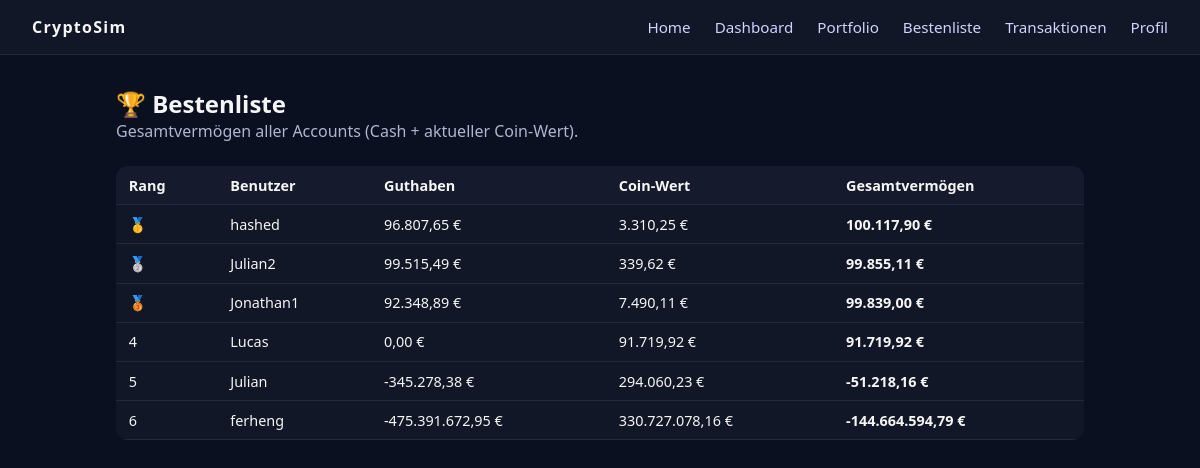
The app's page /leaderboard with its own data.
### tables this page shows
CREATE TABLE accounts (
        id INTEGER PRIMARY KEY AUTOINCREMENT,
        name TEXT UNIQUE NOT NULL,
        pw TEXT NOT NULL,
        created_at DATETIME DEFAULT CURRENT_TIMESTAMP
    );

### app.py (the view)
@app.route("/leaderboard")
def leaderboard():
    entries = portfolio_service.get_leaderboard()
    acc_id = session.get("acc_id")
    return render_template("leaderboard.html", entries=entries, current_acc_id=acc_id)

### app.py (called while the page is built)
@app.template_filter("eur")
def eur_format(value):
    try:
        return f"{value:,.2f} €".replace(",", "X").replace(".", ",").replace("X", ".")
    except Exception:
        return value

### models/database.py (called while the page is built)
    @staticmethod
    def get_connection():
        conn = sqlite3.connect(DB_PATH)
        conn.row_factory = sqlite3.Row
        return conn

### templates/leaderboard.html (shortened to what this page needs)
{% extends "base.html" %}
{% block content %}
<h2>🏆 Bestenliste</h2>
<p class="subtext" style="color:#b0b5d0;">
  Gesamtvermögen aller Accounts (Cash + aktueller Coin-Wert).
</p>
{% if entries %}
<table class="table leaderboard-table">
  <thead>
    <tr>
      <th>Rang</th>
      <th>Benutzer</th>
      <th>Guthaben</th>
      <th>Coin-Wert</th>
      <th>Gesamtvermögen</th>
    </tr>
  </thead>
  <tbody>
    {% for e in entries %}
    <tr class="{% if e.acc_id == current_acc_id %}leaderboard-self{% endif %}">
      <td>
        {% if e.rank == 1 %}🥇
        {% elif e.rank == 2 %}🥈
        {% elif e.rank == 3 %}🥉
        {% else %}{{ e.rank }}
        {% endif %}
      </td>
      <td>
        {{ e.name }}
      </td>
      <td>{{ e.balance|eur }}</td>
      <td>{{ e.coin_value|eur }}</td>
      <td><strong>{{ e.total|eur }}</strong></td>
    </tr>
    {% endfor %}
  </tbody>
</table>
{% else %}
<p>Es gibt noch keine Accounts.</p>
{% endif %}
{% endblock %}

### templates/base.html (shortened to what this page needs)
<!DOCTYPE html>
<html lang="de">
<head>
  <link rel="stylesheet" href="{{ url_for('static', filename='css/styles.css') }}">
</head>
<body>
  <nav class="navbar">
    <div class="nav-logo">CryptoSim</div>
    <ul class="nav-links">
      <li><a href="{{ url_for('home') }}">Home</a></li>
      <li><a href="{{ url_for('dashboard') }}">Dashboard</a></li>
      <li><a href="{{ url_for('portfolio') }}">Portfolio</a></li>
      <li><a href="{{ url_for('leaderboard') }}">Bestenliste</a></li>
      <li><a href="{{ url_for('transactions') }}">Transaktionen</a></li>
      <li><a href="{{ url_for('profile') }}">Profil</a></li>
    </ul>
  </nav>
  <main class="container">
    {% block content %}{% endblock %}
  </main>
</body>
</html>

### static/css/styles.css (style rules this page uses)
* { box-sizing: border-box; margin: 0; padding: 0; font-family: system-ui, -apple-system, BlinkMacSystemFont, "Segoe UI", sans-serif; }
body { background: #0b1020; color: #f5f5f5; }
a { color: inherit; text-decoration: none; }
.navbar { display: flex; justify-content: space-between; align-items: center; padding: 1rem 2rem; background: #111726; border-bottom: 1px solid #222a3a; position: sticky; top: 0; z-index: 10; }
.nav-logo { font-weight: 700; letter-spacing: 0.08em; }
.nav-links { list-style: none; display: flex; gap: 1.5rem; }
.nav-links a { color: #cfd3ff; font-size: 0.95rem; }
.container { max-width: 1000px; margin: 2rem auto; padding: 0 1rem; }
.table { width: 100%; border-collapse: collapse; margin-top: 1.5rem; background: #111726; border-radius: 12px; overflow: hidden; }
.table th, .table td { padding: 0.6rem 0.8rem; border-bottom: 1px solid #222a3a; font-size: 0.9rem; }
.table th { background: #151b2c; text-align: left; }

### records on screen
accounts: name "hashed", balance|eur "96.807,65 €", coin_value|eur "3.310,25 €", total|eur "100.117,90 €"
accounts: name "Julian2", balance|eur "99.515,49 €", coin_value|eur "339,62 €", total|eur "99.855,11 €"
accounts: name "Jonathan1", balance|eur "92.348,89 €", coin_value|eur "7.490,11 €", total|eur "99.839,00 €"
accounts: rank "4", name "Lucas", balance|eur "0,00 €", coin_value|eur "91.719,92 €", total|eur "91.719,92 €"
accounts: rank "5", name "Julian", balance|eur "-345.278,38 €", coin_value|eur "294.060,23 €", total|eur "-51.218,16 €"
accounts: rank "6", name "ferheng", balance|eur "-475.391.672,95 €", coin_value|eur "330.727.078,16 €", total|eur "-144.664.594,79 €"
